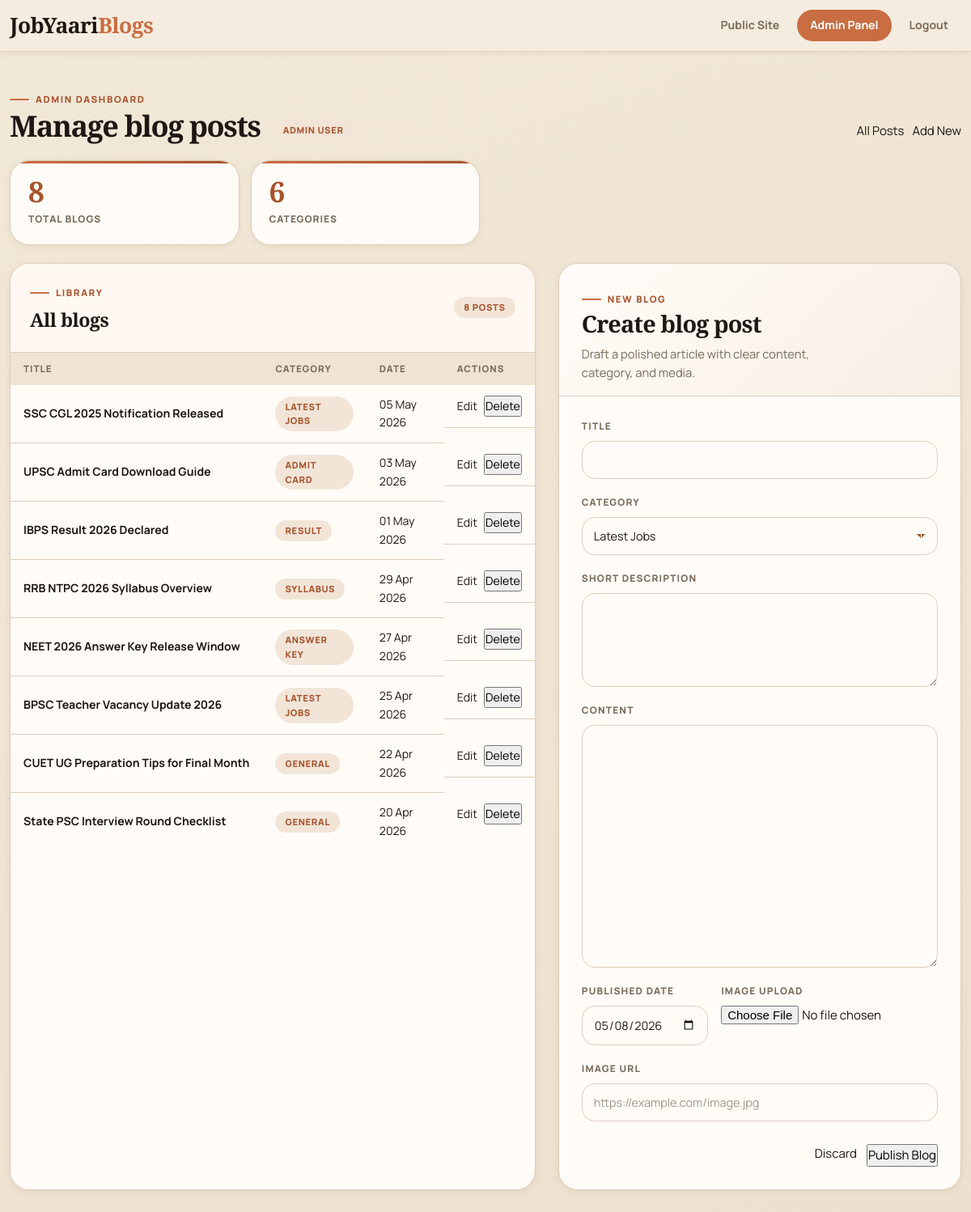
Page /admin/dashboard.php (signed in) on the committed database.
### tables this page shows
CREATE TABLE IF NOT EXISTS blogs (
    id INT UNSIGNED AUTO_INCREMENT PRIMARY KEY,
    title VARCHAR(255) NOT NULL,
    slug VARCHAR(255) NOT NULL UNIQUE,
    category VARCHAR(100) NOT NULL,
    short_description TEXT NOT NULL,
    content LONGTEXT NOT NULL,
    image VARCHAR(255) DEFAULT NULL,
    published_at DATETIME NOT NULL,
    created_at TIMESTAMP DEFAULT CURRENT_TIMESTAMP,
    updated_at TIMESTAMP DEFAULT CURRENT_TIMESTAMP ON UPDATE CURRENT_TIMESTAMP
);

### includes/bootstrap.php (called while the page is built, shortened)
<?php
function e(?string $value): string
{
    return htmlspecialchars((string) $value, ENT_QUOTES, 'UTF-8');
}
function format_date(string $date): string
{
    $timestamp = strtotime($date);
    return $timestamp ? date('d M Y', $timestamp) : $date;
}
function fetch_categories(PDO $pdo): array
{
    $statement = $pdo->query('SELECT DISTINCT category FROM blogs ORDER BY category ASC');
    return array_column($statement->fetchAll(), 'category');
}

### admin/dashboard.php (the view, shortened to what this page needs)
<?php
require_once __DIR__ . '/../includes/auth.php';
$editingBlog = null;
$blogs = $pdo->query('SELECT * FROM blogs ORDER BY published_at DESC, id DESC')->fetchAll();
$categories = fetch_categories($pdo);
$stats = [
    'total' => count($blogs),
    'categories' => count($categories),
];
?>
<!DOCTYPE html>
<html lang="en">
<head>
    <link rel="stylesheet" href="../assets/css/style.css">
</head>
<body class="admin-body">
    <header class="site-header">
        <div class="container nav-shell">
            <a href="../index.php" class="brand">JobYaari<span>Blogs</span></a>
            <nav class="top-nav">
                <a href="../index.php">Public Site</a>
                <a href="dashboard.php" aria-current="page">Admin Panel</a>
                <a href="logout.php">Logout</a>
            </nav>
        </div>
    </header>
    <main class="admin-page-shell">
        <div class="container admin-content-shell">
            <section class="admin-topbar admin-topbar--panel">
                <div class="admin-topbar__left">
                    <div>
                        <span class="eyebrow">Admin Dashboard</span>
                        <h1>Manage blog posts</h1>
                    </div>
                    <span class="admin-chip"><?= e((string) ($_SESSION['admin_name'] ?? 'Admin')); ?></span>
                </div>
                <div class="admin-topbar__actions">
                    <a href="dashboard.php" class="secondary-btn">All Posts</a>
                    <a href="dashboard.php" class="primary-btn">Add New</a>
                </div>
            </section>
            <div class="stats-row">
                <div class="stat-box">
                    <strong><?= $stats['total']; ?></strong>
                    <span>Total Blogs</span>
                </div>
                <div class="stat-box">
                    <strong><?= $stats['categories']; ?></strong>
                    <span>Categories</span>
                </div>
            </div>
            <div class="admin-layout admin-layout--spacious">
                <section class="admin-panel">
                    <div class="table-card admin-panel-card">
                        <div class="table-card__head">
                            <div>
                                <span class="eyebrow">Library</span>
                                <h2>All blogs</h2>
                            </div>
                            <span class="admin-chip"><?= $stats['total']; ?> Posts</span>
                        </div>
                        <div class="table-wrap">
                            <table>
                                <thead>
                                    <tr>
                                        <th>Title</th>
                                        <th>Category</th>
                                        <th>Date</th>
                                        <th>Actions</th>
                                    </tr>
                                </thead>
                                <tbody>
                                    <?php if (!$blogs): ?>
                                        <tr>
                                            <td colspan="4">No blog posts available.</td>
                                        </tr>
                                    <?php else: ?>
                                        <?php foreach ($blogs as $blog): ?>
                                            <tr>
                                                <td class="table-title-cell"><?= e($blog['title']); ?></td>
                                                <td><span class="admin-chip"><?= e($blog['category']); ?></span></td>
                                                <td><?= e(format_date($blog['published_at'])); ?></td>
                                                <td class="table-actions">
                                                    <a href="dashboard.php?edit=<?= (int) $blog['id']; ?>" class="table-link">Edit</a>
                                                    <form action="blog-delete.php" method="post" onsubmit="return confirm('Delete this blog?');">
                                                        <button type="submit" class="table-link table-link--danger">Delete</button>
                                                    </form>
                                                </td>
                                            </tr>
                                        <?php endforeach; ?>
                                    <?php endif; ?>
                                </tbody>
                            </table>
                        </div>
                    </div>
                </section>
                <aside class="editor-card editor-card--spacious">
                    <div class="editor-card__hero">
                        <span class="eyebrow"><?= $editingBlog ? 'Edit Blog' : 'New Blog'; ?></span>
                        <h2><?= $editingBlog ? 'Update blog post' : 'Create blog post'; ?></h2>
                        <p><?= $editingBlog ? 'Refine the existing content and publish the latest version.' : 'Draft a polished article with clear content, category, and media.'; ?></p>
                    </div>
                    <form action="blog-save.php" method="post" enctype="multipart/form-data" class="editor-form editor-form--spacious">
                        <label class="field-stack">
                            <span>Title</span>
                            <input type="text" name="title" required value="<?= e($editingBlog['title'] ?? ''); ?>">
                        </label>
                        <label class="field-stack">
                            <span>Category</span>
                            <select name="category" required>
                                <?php
                                $defaultCategories = ['Admit Card', 'Result', 'Latest Jobs', 'Syllabus', 'Exam Update'];
                                $allCategories = array_values(array_unique(array_merge($defaultCategories, $categories)));
                                foreach ($allCategories as $category):
                                ?>
                                    <option value="<?= e($category); ?>" <?= (($editingBlog['category'] ?? 'Latest Jobs') === $category) ? 'selected' : ''; ?>>
                                        <?= e($category); ?>
                                    </option>
                                <?php endforeach; ?>
                            </select>
                        </label>
                        <label class="field-stack">
                            <span>Short Description</span>
                            <textarea name="short_description" rows="4" required><?= e($editingBlog['short_description'] ?? ''); ?></textarea>
                        </label>
                        <label class="field-stack">
                            <span>Content</span>
                            <textarea name="content" rows="12" required><?= e($editingBlog['content'] ?? ''); ?></textarea>
                        </label>
                        <div class="editor-form__row">
                            <label class="field-stack">
                                <span>Published Date</span>
                                <input type="date" name="published_at" value="<?= e(isset($editingBlog['published_at']) ? date('Y-m-d', strtotime($editingBlog['published_at'])) : date('Y-m-d')); ?>">
                            </label>
                            <label class="field-stack">
                                <span>Image Upload</span>
                                <input type="file" name="image_file" accept=".jpg,.jpeg,.png,.webp">
                            </label>
                        </div>
                        <label class="field-stack">
                            <span>Image URL</span>
                            <input type="url" name="image_url" value="<?= e($editingBlog['image'] ?? ''); ?>" placeholder="https://example.com/image.jpg">
                        </label>
                        <div class="editor-actions">
                            <a href="dashboard.php" class="secondary-btn">Discard</a>
                            <button type="submit" class="primary-btn"><?= $editingBlog ? 'Update Blog' : 'Publish Blog'; ?></button>
                        </div>
                    </form>
                </aside>
            </div>
        </div>
    </main>
</body>
</html>

### rows in the picture
blogs: title "SSC CGL 2025 Notification Released", category "LATEST JOBS", published_at "05 May 2026"
blogs: title "UPSC Admit Card Download Guide", category "ADMIT CARD", published_at "03 May 2026"
blogs: title "IBPS Result 2026 Declared", category "RESULT", published_at "01 May 2026"
blogs: title "RRB NTPC 2026 Syllabus Overview", category "SYLLABUS", published_at "29 Apr 2026"
blogs: title "NEET 2026 Answer Key Release Window", category "ANSWER KEY", published_at "27 Apr 2026"
blogs: title "BPSC Teacher Vacancy Update 2026", category "LATEST JOBS", published_at "25 Apr 2026"
blogs: title "CUET UG Preparation Tips for Final Month", category "GENERAL", published_at "22 Apr 2026"
blogs: title "State PSC Interview Round Checklist", category "GENERAL", published_at "20 Apr 2026"

### other values in the picture
$_SESSION['admin_name'] "ADMIN USER"
$stats['total'] "8"
$stats['categories'] "6"
form field category "Latest Jobs"
